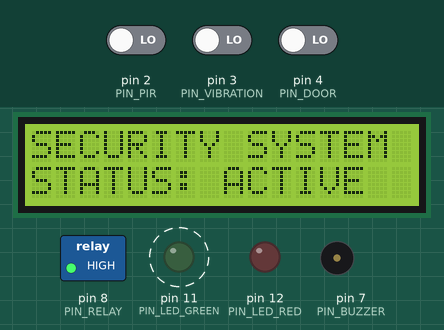
Recording of a sketch running on a simulated Arduino Uno, built with avr-gcc and run on an emulated ATmega328P. Parts: 16×2 character LCD, switched loads named in the sketch (green lamp = pin HIGH), output pins drawn as LEDs (lit = HIGH), buzzer (waves = sounding). Dashed ring = blinking. The inputs (shaded band) are chosen by the test bench; at power-on: pin 2 (PIN_PIR) LOW, pin 3 (PIN_VIBRATION) LOW, pin 4 (PIN_DOOR) LOW.

Above: at 2.36 s.
2.4 s: pin 2 (PIN_PIR) driven HIGH
At 3.5 s:
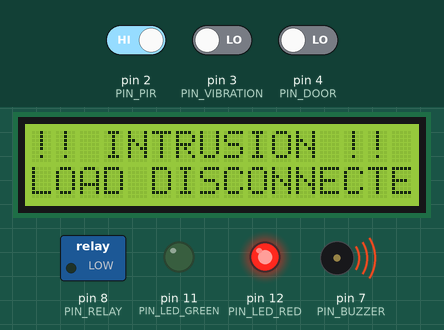
3.9 s: pin 2 (PIN_PIR) driven LOW
At 4.01 s:
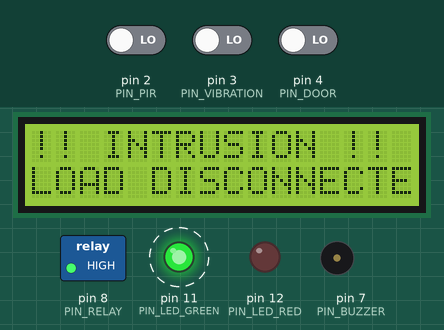
6.1 s: pin 3 (PIN_VIBRATION) driven HIGH
At 7.3 s:
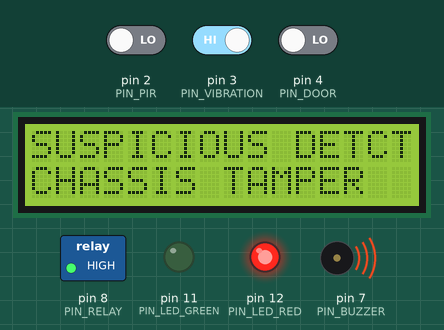
7.6 s: pin 4 (PIN_DOOR) driven HIGH
At 7.78 s:
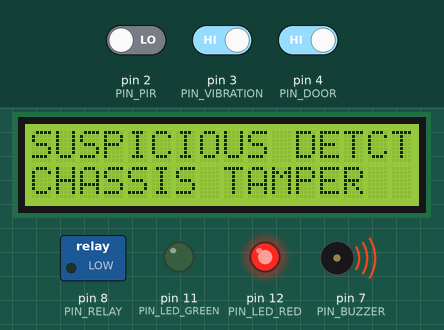
9.4 s: pin 4 (PIN_DOOR) driven LOW
At 9.58 s:
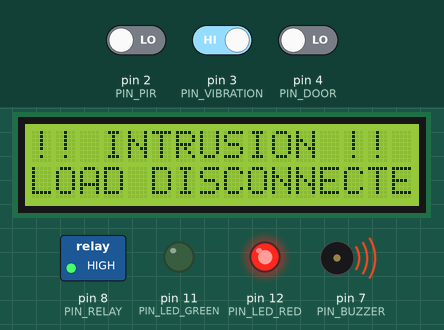
11.2 s: pin 3 (PIN_VIBRATION) driven LOW
At 11.43 s:
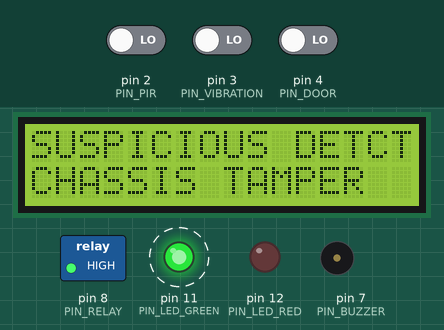
Timing chart, 0 to 14.1 s (numbered marks = the images above; inputs shaded):
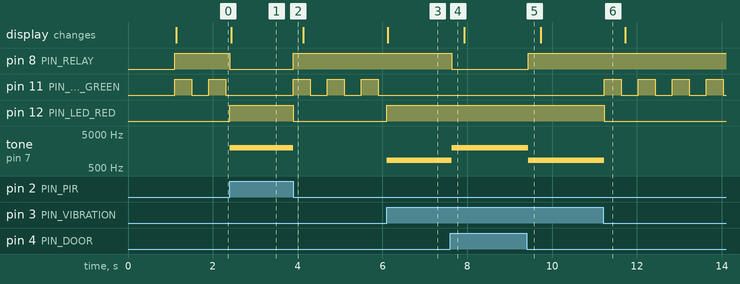

Measured:
- after the input at 2.4 s, pin 8 (PIN_RELAY): HIGH → LOW at once; pin 11 (PIN_LED_GREEN): stays LOW (without the input it goes to HIGH after 0.30 s); pin 12 (PIN_LED_RED): LOW → HIGH at once; tone on pin 7 (PIN_BUZZER): silent → 2000 Hz at once; the display: changes at once (image 1)
- after the input at 3.9 s, pin 8 (PIN_RELAY): LOW → HIGH at once; pin 11 (PIN_LED_GREEN): alternates HIGH for 0.40 s and LOW for 0.40 s, starting at once; pin 12 (PIN_LED_RED): HIGH → LOW at once; tone on pin 7 (PIN_BUZZER): 2000 Hz → silent at once
- after the input at 6.1 s, pin 11 (PIN_LED_GREEN): stops changing and stays LOW; pin 12 (PIN_LED_RED): LOW → HIGH at once; tone on pin 7 (PIN_BUZZER): silent → 850 Hz at once; the display: changes at once (image 3)
- after the input at 7.6 s, pin 8 (PIN_RELAY): HIGH → LOW at once; tone on pin 7 (PIN_BUZZER): 850 Hz → 2000 Hz at once
- after the input at 9.4 s, pin 8 (PIN_RELAY): LOW → HIGH at once; tone on pin 7 (PIN_BUZZER): 2000 Hz → 850 Hz at once
- after the input at 11.2 s, pin 11 (PIN_LED_GREEN): alternates HIGH for 0.40 s and LOW for 0.40 s, starting at once; pin 12 (PIN_LED_RED): HIGH → LOW at once; tone on pin 7 (PIN_BUZZER): 850 Hz → silent at once
- by itself, pin 11 (PIN_LED_GREEN): alternates HIGH for 0.40 s and LOW for 0.40 s

The sketch:

sketch.ino
```cpp
#include <Adafruit_LiquidCrystal.h>

// Initialize the screen matching your exact PCF8574 address parameter (32 / 0x20)
Adafruit_LiquidCrystal lcd(0);

// Hardware Pin Configuration
const int PIN_PIR       = 2;   // Green Wire -> PIR Signal
const int PIN_VIBRATION = 3;   // Purple Wire -> SW-200D Tilt Sensor Signal
const int PIN_DOOR      = 4;   // Blue Wire -> Slide Switch Signal
const int PIN_BUZZER    = 7;   // Red Wire -> Piezo Positive Terminal
const int PIN_RELAY     = 8;   // Green Wire -> Driver Relay Input
const int PIN_LED_GREEN = 11;  // Dark Green Wire -> Safe Status LED
const int PIN_LED_RED   = 12;  // Light Green Wire -> Alarm Alert LED

// Precise Timing Registers for Smooth Non-Blocking Interactivity
unsigned long currentMillis  = 0;
unsigned long previousBlink  = 0;
unsigned long previousUpdate = 0;

int statusState = LOW; // Tracks flashing status parameters

void setup() {
  pinMode(PIN_PIR, INPUT);
  pinMode(PIN_VIBRATION, INPUT);
  pinMode(PIN_DOOR, INPUT);

  pinMode(PIN_BUZZER, OUTPUT);
  pinMode(PIN_RELAY, OUTPUT);
  pinMode(PIN_LED_GREEN, OUTPUT);
  pinMode(PIN_LED_RED, OUTPUT);

  Serial.begin(9600); // Launches the background stream tracking log

  // Clear layout buffer registers and start display backlight matrix
  lcd.begin(16, 2);
  lcd.setBacklight(1);
  lcd.clear();
  lcd.setCursor(0, 0);
  lcd.print("GUARD-BOX INITIAL");
  lcd.setCursor(0, 1);
  lcd.print("SYSTEM: READY...");
  delay(1000);
  lcd.clear();
}

void loop() {
  currentMillis = millis(); // Track runtime clock ticks

  // Read active logic outputs from our input sensor grid
  int motionEvent    = digitalRead(PIN_PIR);
  int vibrationEvent = digitalRead(PIN_VIBRATION);
  int doorOpenEvent  = digitalRead(PIN_DOOR);

  // --- STATE 1: CRITICAL SECURITY BREACH (Motion or Door Slide Active) ---
  if (motionEvent == HIGH || doorOpenEvent == HIGH) {
    digitalWrite(PIN_LED_GREEN, LOW);
    digitalWrite(PIN_LED_RED, HIGH);
    digitalWrite(PIN_RELAY, LOW); // Cut drive voltage supply to isolated load motor

    // Pulse the alarm at a sharp 2000Hz alert wave frequency
    tone(PIN_BUZZER, 2000);

    if (currentMillis - previousUpdate >= 300) {
      previousUpdate = currentMillis;
      lcd.setCursor(0, 0);
      lcd.print("!! INTRUSION !! ");
      lcd.setCursor(0, 1);
      lcd.print("LOAD DISCONNECTED");
    }
  }
  // --- STATE 2: SUSPICIOUS ACTIVITY TRACKED (Tilt Sensor Activated) ---
  else if (vibrationEvent == HIGH) {
    digitalWrite(PIN_LED_GREEN, LOW);
    digitalWrite(PIN_LED_RED, HIGH);
    digitalWrite(PIN_RELAY, HIGH);

    // Drive lower structural alert pitch frequency pulse pattern
    tone(PIN_BUZZER, 850);

    if (currentMillis - previousUpdate >= 300) {
      previousUpdate = currentMillis;
      lcd.setCursor(0, 0);
      lcd.print("SUSPICIOUS DETCT");
      lcd.setCursor(0, 1);
      lcd.print("CHASSIS TAMPER  ");
    }
  }
  // --- STATE 3: ALL SECURE NORMAL BASELINE STATE ---
  else {
    digitalWrite(PIN_LED_RED, LOW);
    digitalWrite(PIN_RELAY, HIGH); // Re-engage continuity paths so motor spins normal
    noTone(PIN_BUZZER);            // Force silence alert frequency sound wave loops

    // Run the non-blocking pulsing timer routine for the Green LED
    if (currentMillis - previousBlink >= 400) {
      previousBlink = currentMillis;
      statusState = !statusState; // Invert status flag variable
      digitalWrite(PIN_LED_GREEN, statusState);
    }

    if (currentMillis - previousUpdate >= 500) {
      previousUpdate = currentMillis;
      lcd.setCursor(0, 0);
      lcd.print("SECURITY SYSTEM ");
      lcd.setCursor(0, 1);
      lcd.print("STATUS: ACTIVE  ");
    }
  }
}
```
